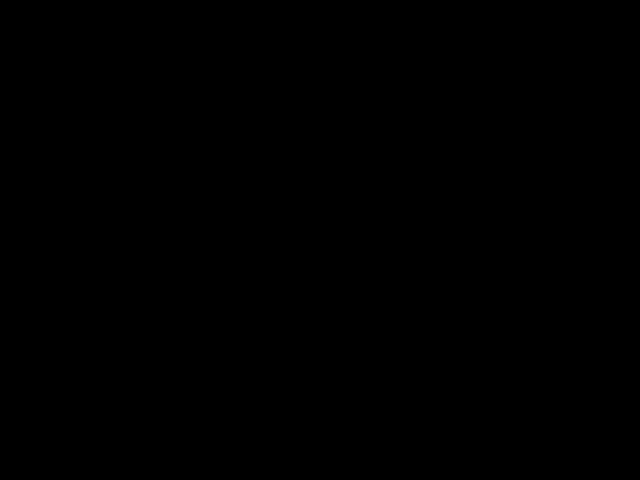
Frame 1 (no input)
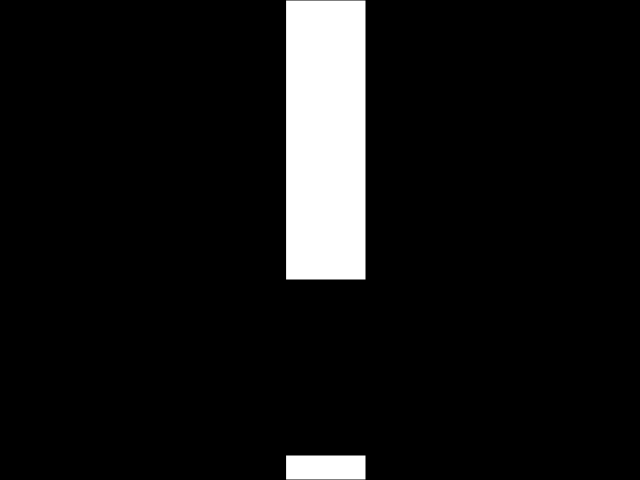
Frame 60 (no input)
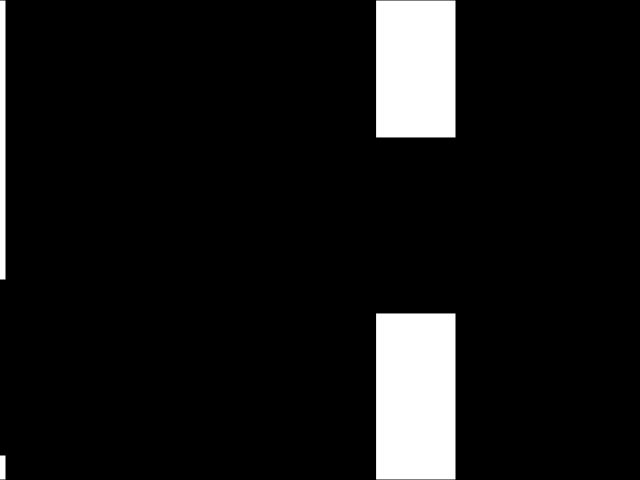
Frame 120 (the mouse pressed at the canvas centre since frame 60)

The p5.js sketch that drew these frames (run headless with seeded random() and noise() and a simulated clock; from frame 60 on, the mouse is pressed at the canvas centre):

// p5.js sketch
// ── sketch.js


var bird;
var pipes = [];

function setup() {
  
  createCanvas(640, 480);
  bird = new Bird();
  pipes.push(new Pipe());
}
function convertImageToCanvas(image) {
	var canvas = document.createElement("canvas");
	canvas.width = image.width;
	canvas.height = image.height;
	canvas.getContext("shark.png").drawImage(image, 0, 0);

	return canvas;
}

function draw() {
  background(0);
  

  for (var i = pipes.length-1; i >= 0; i--) {
    pipes[i].show();
    pipes[i].update();

    if (pipes[i].hits(bird)) {
      console.log("HIT");
    }

    if (pipes[i].offscreen()) {
      pipes.splice(i, 1);
    }
  }

  bird.update();
  bird.show();

  if (frameCount % 75 == 0) {
    pipes.push(new Pipe());
  }
}

function keyPressed() {
  if (key == ' ') {
    bird.up();
    //console.log("SPACE");
  }
}
// ── shark.js


function Bird() {
    this.y = height/2;
    this.x = 64;
  
    this.gravity = 0.7;
    this.lift = -12;
    this.velocity = 0;
  //this is where the bird is being drawn
    this.show = function() {
      fill(255);
      ellipse('shark.png', 20, 20, 20 ,20);
    }
  
    this.up = function() {
      this.velocity += this.lift;
    }
  
    this.update = function() {
      this.velocity += this.gravity;
      // this.velocity *= 0.9;
      this.y += this.velocity;
  
      if (this.y > height) {
        this.y = height;
        this.velocity = 0;
      }
  
      if (this.y < 0) {
        this.y = 0;
        this.velocity = 0;
      }
  
    }
  
  }
// ── wall.js


function Pipe() {
    this.spacing = 175;
    this.top = random(height / 6, 3 / 4 * height);
    this.bottom = height - (this.top + this.spacing);
    this.x = width;
    this.w = 80;
    this.speed = 6;
  
    this.highlight = false;
  
    this.hits = function(bird) {
      if (bird.y < this.top || bird.y > height - this.bottom) {
        if (bird.x > this.x && bird.x < this.x + this.w) {
          this.highlight = true;
          return true;
        }
      }
      this.highlight = false;
      return false;
    }
  
    this.show = function() {
      fill(255);
      if (this.highlight) {
        fill(255, 0, 0);
      }
      rect(this.x, 0, this.w, this.top);
      rect(this.x, height-this.bottom, this.w, this.bottom);
    }
  
    this.update = function() {
      this.x -= this.speed;
    }
  
    this.offscreen = function() {
      if (this.x < -this.w) {
        return true;
      } else {
        return false;
      }
    }
  
  
  }
